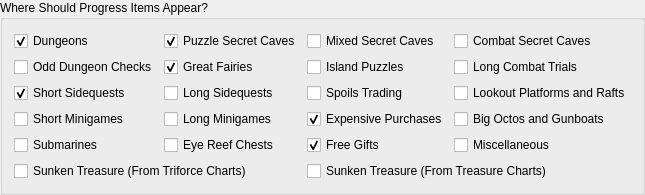
             <widget class="QGroupBox" name="group_for_locations">
              <property name="title">
               <string>Where Should Progress Items Appear?</string>
              </property>
              <layout class="QGridLayout" name="grid_for_locations">
               <item row="1" column="2">
                <widget class="QCheckBox" name="progression_island_puzzles">
                 <property name="text">
                  <string>Island Puzzles</string>
                 </property>
                </widget>
               </item>
               <item row="1" column="3">
                <widget class="QCheckBox" name="progression_long_combat_trials">
                 <property name="text">
                  <string>Long Combat Trials</string>
                 </property>
                </widget>
               </item>
               <item row="0" column="2">
                <widget class="QCheckBox" name="progression_mixed_secret_caves">
                 <property name="text">
                  <string>Mixed Secret Caves</string>
                 </property>
                </widget>
               </item>
               <item row="0" column="3">
                <widget class="QCheckBox" name="progression_combat_secret_caves">
                 <property name="text">
                  <string>Combat Secret Caves</string>
                 </property>
                </widget>
               </item>
               <item row="1" column="0">
                <widget class="QCheckBox" name="progression_tingle_chests">
                 <property name="text">
                  <string>Odd Dungeon Checks</string>
                 </property>
                </widget>
               </item>
               <item row="3" column="3">
                <widget class="QCheckBox" name="progression_big_octos_gunboats">
                 <property name="text">
                  <string>Big Octos and Gunboats</string>
                 </property>
                </widget>
               </item>
               <item row="5" column="2" colspan="2">
                <widget class="QCheckBox" name="progression_treasure_charts">
                 <property name="text">
                  <string>Sunken Treasure (From Treasure Charts)</string>
                 </property>
                </widget>
               </item>
               <item row="4" column="0">
                <widget class="QCheckBox" name="progression_submarines">
                 <property name="text">
                  <string>Submarines</string>
                 </property>
                 <property name="checked">
                  <bool>false</bool>
                 </property>
                </widget>
               </item>
               <item row="2" column="3">
                <widget class="QCheckBox" name="progression_platforms_rafts">
                 <property name="text">
                  <string>Lookout Platforms and Rafts</string>
                 </property>
                </widget>
               </item>
               <item row="1" column="1">
                <widget class="QCheckBox" name="progression_great_fairies">
                 <property name="text">
                  <string>Great Fairies</string>
                 </property>
                 <property name="checked">
                  <bool>true</bool>
                 </property>
                </widget>
               </item>
               <item row="4" column="1">
                <widget class="QCheckBox" name="progression_eye_reef_chests">
                 <property name="text">
                  <string>Eye Reef Chests</string>
                 </property>
                </widget>
               </item>
               <item row="4" column="3">
                <widget class="QCheckBox" name="progression_misc">
                 <property name="text">
                  <string>Miscellaneous</string>
                 </property>
                 <property name="checkable">
                  <bool>true</bool>
                 </property>
                 <property name="checked">
                  <bool>false</bool>
                 </property>
                </widget>
               </item>
               <item row="0" column="1">
                <widget class="QCheckBox" name="progression_puzzle_secret_caves">
                 <property name="text">
                  <string>Puzzle Secret Caves</string>
                 </property>
                 <property name="checked">
                  <bool>true</bool>
                 </property>
                </widget>
               </item>
               <item row="2" column="2">
                <widget class="QCheckBox" name="progression_spoils_trading">
                 <property name="text">
                  <string>Spoils Trading</string>
                 </property>
                </widget>
               </item>
               <item row="5" column="0" colspan="2">
                <widget class="QCheckBox" name="progression_triforce_charts">
                 <property name="text">
                  <string>Sunken Treasure (From Triforce Charts)</string>
                 </property>
                </widget>
               </item>
               <item row="3" column="2">
                <widget class="QCheckBox" name="progression_expensive_purchases">
                 <property name="text">
                  <string>Expensive Purchases</string>
                 </property>
                 <property name="checked">
                  <bool>true</bool>
                 </property>
                </widget>
               </item>
               <item row="2" column="0">
                <widget class="QCheckBox" name="progression_short_sidequests">
                 <property name="text">
                  <string>Short Sidequests</string>
                 </property>
                 <property name="checked">
                  <bool>true</bool>
                 </property>
                </widget>
               </item>
               <item row="2" column="1">
                <widget class="QCheckBox" name="progression_long_sidequests">
                 <property name="text">
                  <string>Long Sidequests</string>
                 </property>
                </widget>
               </item>
               <item row="4" column="2">
                <widget class="QCheckBox" name="progression_free_gifts">
                 <property name="text">
                  <string>Free Gifts</string>
                 </property>
                 <property name="checked">
                  <bool>true</bool>
                 </property>
                </widget>
               </item>
               <item row="3" column="0">
                <widget class="QCheckBox" name="progression_short_minigames">
                 <property name="text">
                  <string>Short Minigames</string>
                 </property>
                </widget>
               </item>
               <item row="0" column="0">
                <widget class="QCheckBox" name="progression_dungeons">
                 <property name="text">
                  <string>Dungeons</string>
                 </property>
                 <property name="checked">
                  <bool>true</bool>
                 </property>
                </widget>
               </item>
               <item row="3" column="1">
                <widget class="QCheckBox" name="progression_long_minigames">
                 <property name="text">
                  <string>Long Minigames</string>
                 </property>
                </widget>
               </item>
              </layout>
             </widget>
